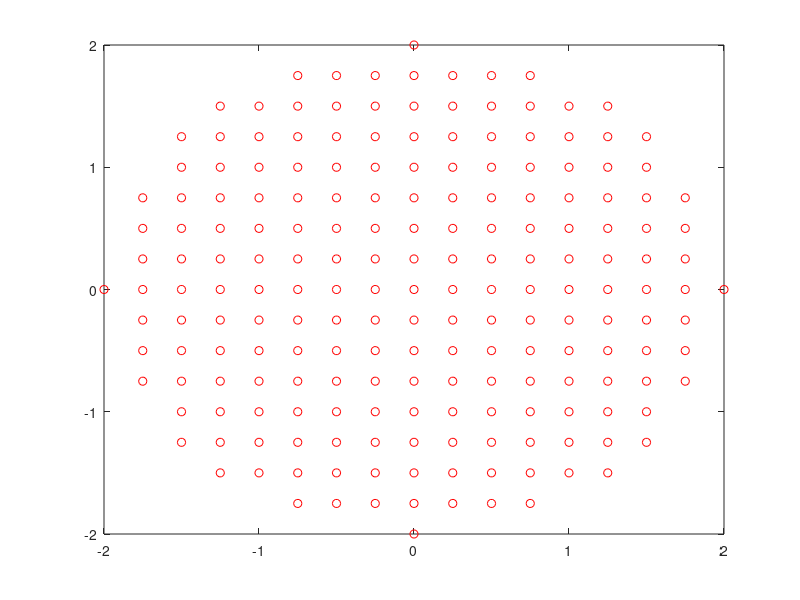

This figure's MATLAB source: (Note: this script raises an error after producing the figure.)
clear;
%close all;
dim=2;
dimp1=dim+1;
rx3=1/sqrt(5);
% sphere reflecting surface
h=1;
hr=2;
f=1;
g=@(z)f*h./(h^2+z(:,1).^2+z(:,2).^2).^1.5;
rtar=h*sqrt((1-rx3^2)/rx3^2);
%%
left=[-rtar -rtar];
right=[rtar rtar];
Nm=17;%3 5 8 10 13 16 20 25 28
coord1=linspace(left(1),right(1),Nm);
coord2=linspace(left(2),right(2),Nm);
[X,Y]=meshgrid(coord1,coord2);
Z=[X(:) Y(:)];
Z=Z(sqrt(sum(Z.^2,2))<=rtar,:);
den=g(Z);

% nZ=3;%13 40 73 142 218 349 559 561 712
% H = Hammersley(nZ, dim)';
% %figure
% %plot(H(1,:),H(2,:),'ro')
% %H=sobol(1:K1,:)';
% Z=-[rtar rtar]+2*rtar*H;
% Z=Z(sqrt(sum(Z.^2,2))<=rtar,:);
% den=g(Z);

% nZ=3;%16 41 75 138(250) 220 355 600
% Z=-[rtar rtar]+2*rtar*rand(nZ,dim);
% %[~,Z] = kmeans(Z,nZ/8);
% Z=Z(sqrt(sum(Z.^2,2))<=rtar,:);
% den=g(Z);

% Z=[0 -1;0 1];
% den=g(Z);

den1=den/sum(den);
errorbound=1e-4;
ind=den1>errorbound;
target_den=den(ind);
K=length(target_den);
x3=-h;
F2=[Z(ind,:) x3*ones(K,1)];
%plot3(F2(:,1),F2(:,2),target_den,'ro')
figure
plot(F2(:,1),F2(:,2),'ro')
%%
[target_den,sindtarget_den]=sort(target_den,'descend');%'ascend''descend'
F2=F2(sindtarget_den(1:K),:);

Sample_num=23e4;%60
dray=sample_on_hemisphere(Sample_num,dimp1);
dray=dray(:,dray(3,:)>=rx3);

F1=[0 0 0];
normF2=sqrt(sum(F2.^2,2))';
normalizeF2=F2./normF2';
M=max(normF2);

gami=max(dray'*normalizeF2');
gam=max(gami);

a1=sqrt((2*hr+h)^2+F2(1,1)^2+F2(1,2)^2)/2;
c1=norm(F2(1,:))/2;
d1=a1-c1^2/a1;

amax=2/(1-gami(1)*(sqrt(1+d1^2/M^2)-d1/M));
amin=(1-gam)/2;
%sphere reflector
d=[d1;amax*d1*ones(K-1,1)];
de=[0;ones(K-1,1)]*(d1*(amax-amin)/4);

I=1*ones(length(dray),1);
I=I*sum(target_den)/sum(I);
errnorm=sum(I);
eplison=errorbound;
eplison2=errorbound*1e-1;

v=F2-F1;
dv=sqrt(sum(v.^2,2));
nv=v./dv;

d=d-de;
C=20e3;
interval_target=target_den+eplison/sqrt(K*(K-1));
tic
for k=1:C  
    e=sqrt(1+d.^2./dv.^2)-d./dv;
    t=d./(1-e.*nv*dray);
    mint_ind=t==min(t);
    color=sum(mint_ind.*I',2);
%    color=sum(t==min(t),2)*I; %sphere reflector
%     color=sum(t==max(t),2)*bright*I;%falt reflector
    err=sqrt(sum((color-target_den).^2)/K)/errnorm;
    if err<eplison || norm(de)<eplison2
        break
    end
    lo=color>interval_target;
    lo(1)=0;
    de(lo)=de(lo)/2;
    d(lo)=d(lo)+de(lo);
    if max(lo)
        continue
    end
    lo=color<interval_target;
    lo(1)=0;
    de(lo)=1.25*de(lo);
    d(lo)=d(lo)-de(lo);
end
RefTime=toc

%% sampling
% num_sample_refl=20e4;
% refrays=sample_on_hemisphere(num_sample_refl,dimp1);
% refrays=refrays(:,refrays(3,:)>=rx3)';
% refrays=refrays(1:10e4,:);

num_sample_refl=5e4;%length(refrays);

F1=[0 0 0];
v=F2-F1;
dv=sqrt(sum(v.^2,2));
nv=v./dv;
e=sqrt(1+d.^2./dv.^2)-d./dv;

eps=1e-6;%use:1e-6;
rho=@(x)-eps*lse(-(d./(1-sum(e.*nv.*x,2)))/eps);
gradrho=@(x)gradfg(x,nv,e,d,dimp1,eps);
refdri=zeros(num_sample_refl,dimp1);
HitTar=zeros(num_sample_refl,dimp1);
rhox=zeros(num_sample_refl,1);
for i=1:num_sample_refl
    Drho=gradrho(refrays(i,:));
    Z(i,:)=Drho;
    rhox(i)=rho(refrays(i,:));
    normdir=[Drho(1:dim) 0]-refrays(i,:)*(rhox(i)+Drho(1:dim)*refrays(i,1:dim)');
    normdir=normdir/sqrt(sum(normdir.^2));
    refdri(i,:)=refrays(i,:)-2*(refrays(i,:)*normdir')* normdir;
    distan=(x3-refrays(i,dimp1).*rhox(i))./refdri(i,dimp1);
    HitTar(i,:)=refrays(i,:)*rhox(i)+refdri(i,:)*distan;
end
figure
plot3(refdri(:,1),refdri(:,2),refdri(:,3),'r.')
figure
plot(HitTar(:,1),HitTar(:,2),'r.')

% HitTar1=-h*refrays./refrays(:,dimp1);
% figure
% plot(HitTar1(:,1),HitTar1(:,2),'r.')

%%
Nps=50;
U=linspace(-pi/2,pi/2,Nps);
V=linspace(0,2*pi,Nps);
[sU,sV]=meshgrid(U,V);
sX=2*cos(sU).*cos(sV);
sY=2*cos(sU).*sin(sV);
sZ=2*sin(sU);
figure
surf(sX,sY,sZ,'FaceColor','red','FaceAlpha',0.1,'EdgeColor','none')
hold on

U=linspace(asin(rx3),pi/2,Nps);
V=linspace(0,2*pi,Nps);
[sU,sV]=meshgrid(U,V);
sX=cos(sU).*cos(sV);
sY=cos(sU).*sin(sV);
sZ=sin(sU);
refrays1=[sX(:) sY(:) sZ(:)];
num_sample_refl=length(refrays1);
rhox1=zeros(num_sample_refl,1);
for i=1:num_sample_refl   
    rhox1(i)=rho(refrays1(i,:));
end
refrays1rho=refrays1.*rhox1;
sXp=reshape(refrays1rho(:,1), size(sX));
sYp=reshape(refrays1rho(:,2), size(sX));
sZp=reshape(refrays1rho(:,3), size(sX));
% figure
surf(sXp,sYp,sZp,'EdgeColor','none')
%colormap(mycolormap('viridis'))
camlight right;
 lighting phong;
% shading interp
axis('equal', 'tight')
set(gca,'box','off');
set(gca,'visible','off');

%%
exportgraphics(gca,['C:\Users\Administrator\OneDrive\文档\W2\ReflectorBayesia_v6\tuii\'.....
    'testexa\testexaRefLowEe-4K561.png'],'ContentType','image','Resolution',150)

%%
function res = lse(v)
    % Compute log sum exp
    maxv= max(v); % Max for numerical stability
    res =maxv + log(sum(exp(v - maxv))); % Log-sum-exp operation
end
function res = gradfg(x,nv,e,d,dimp1,eps)
v=-(d./(1-sum(e.*nv.*x,2)))/eps;
maxv=max(v);
vtmax=v-maxv;
expvtmaxden=exp(vtmax);
int1=sum(expvtmaxden);
int2=sum(expvtmaxden.*(d.*e.*(nv-x.*nv(:,dimp1)/x(dimp1))./(1-e.*sum(x.*nv,2)).^2));
res=int2/int1;
end
function [randd,nd]=sample_on_hemisphere(N,dim)
randd=randn(N,dim);
nd=sqrt(sum(randd.^2,2));
randd=randd./nd;
randd(:,3)=abs(randd(:,3));
randd=randd.';
end
